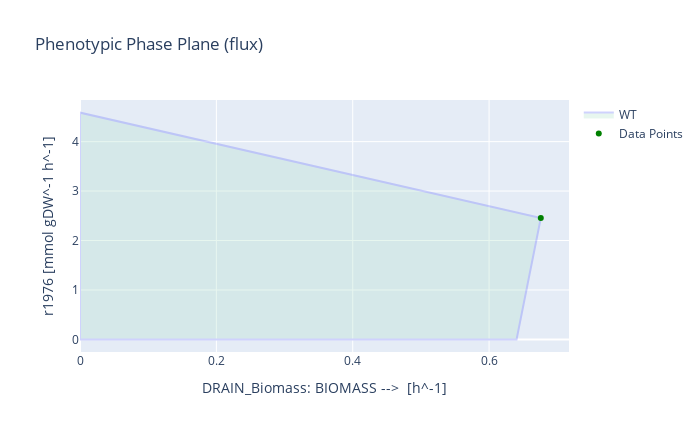

Write notebook code for a chart like this one.
### Code cell
#R862 OE
with model_KO:
    model_KO.reactions.r862.bounds = 10,1000
    model_KO.objective = model_KO.reactions.r1976
    
   
   
    yanD = phenotypic_phase_plane(model_KO, variables=['DRAIN_Biomass'], objective='r1976')
    growth = max(yanD.data_frame["DRAIN_Biomass"])
    yanD_production = yanD.data_frame.loc[yanD.data_frame["DRAIN_Biomass"] == growth, "objective_upper_bound"].iloc[0]
   
    print('Maximum productivity =', yanD_production, 'mmol/gDW*h')
   
    maximum_yield_YEPD = yanD_production / (-1*(sum_CSource_fluxes))
    print('Maximum theoretical yield =', maximum_yield_YEPD, 'mmol-yanD/mmol-Csources')
    #Visualization
    yanD.plot(plotter, points=[(growth, yanD_production)])

### Figure 1 — Plotly figure (JSON) as saved in the notebook; plotly's stock layout.template omitted (floating-point values rounded to 4 significant figures)
{"data": [{"fill": "toself", "fillcolor": "#B3E2CD", "hoverinfo": "none", "marker": {"line": {"color": "#B3E2CD"}, "opacity": 0.3}, "mode": "lines", "name": "WT", "opacity": 0.3, "type": "scatter", "x": [0, 0.03557, 0.07114, 0.1067, 0.1423, 0.1779, 0.2134, 0.249, 0.2846, 0.3201, 0.3557, 0.3913, 0.4268, 0.4624, 0.498, 0.5336, 0.5691, 0.6047, 0.6403, 0.6758, 0.6758, 0.6403, 0.6047, 0.5691, 0.5336, 0.498, 0.4624, 0.4268, 0.3913, 0.3557, 0.3201, 0.2846, 0.249, 0.2134, 0.1779, 0.1423, 0.1067, 0.07114, 0.03557, 0, 0, 0], "y": [0, 0, 0, 0, 0, 0, 0, 0, 0, 0, 0, 0, 0, 0, 0, 0, 0, 0, 0, 2.455, 2.455, 2.568, 2.68, 2.792, 2.904, 3.016, 3.129, 3.241, 3.353, 3.465, 3.577, 3.69, 3.802, 3.914, 4.026, 4.138, 4.251, 4.363, 4.475, 4.587, 0, 4.587]}, {"marker": {"color": "green"}, "mode": "markers", "name": "Data Points", "type": "scatter", "x": [0.6758], "y": [2.455]}], "layout": {"height": 432, "title": {"text": "Phenotypic Phase Plane (flux)"}, "width": 700, "xaxis": {"title": {"text": "DRAIN_Biomass: BIOMASS -->  [h^-1]"}}, "yaxis": {"title": {"text": "r1976 [mmol gDW^-1 h^-1]"}}}}
